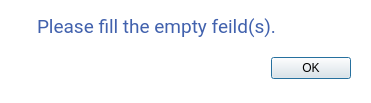
<?xml version="1.0" encoding="UTF-8"?>
<ui version="4.0">
 <class>Dialog</class>
 <widget class="QDialog" name="Dialog">
  <property name="geometry">
   <rect>
    <x>0</x>
    <y>0</y>
    <width>371</width>
    <height>103</height>
   </rect>
  </property>
  <property name="windowTitle">
   <string>Dialog</string>
  </property>
  <property name="windowIcon">
   <iconset resource="nx.qrc">
    <normaloff>:/newPrefix/images/icon.png</normaloff>:/newPrefix/images/icon.png</iconset>
  </property>
  <property name="styleSheet">
   <string notr="true">background-color: rgb(255, 255, 255);</string>
  </property>
  <layout class="QGridLayout" name="gridLayout">
   <property name="leftMargin">
    <number>15</number>
   </property>
   <property name="topMargin">
    <number>15</number>
   </property>
   <item row="1" column="1">
    <widget class="QFrame" name="frame">
     <property name="styleSheet">
      <string notr="true">background:none;</string>
     </property>
     <property name="frameShape">
      <enum>QFrame::NoFrame</enum>
     </property>
     <property name="frameShadow">
      <enum>QFrame::Raised</enum>
     </property>
     <layout class="QHBoxLayout" name="horizontalLayout">
      <item alignment="Qt::AlignRight">
       <widget class="QPushButton" name="ok">
        <property name="text">
         <string>OK</string>
        </property>
       </widget>
      </item>
     </layout>
    </widget>
   </item>
   <item row="0" column="1">
    <widget class="QLabel" name="label">
     <property name="font">
      <font>
       <family>Roboto</family>
       <pointsize>14</pointsize>
       <weight>50</weight>
       <bold>false</bold>
      </font>
     </property>
     <property name="styleSheet">
      <string notr="true">color: rgb(65, 97, 173);
margin-left:5px;</string>
     </property>
     <property name="text">
      <string>Please fill the empty feild(s).</string>
     </property>
    </widget>
   </item>
   <item row="0" column="0">
    <widget class="QLabel" name="label_4">
     <property name="sizePolicy">
      <sizepolicy hsizetype="Fixed" vsizetype="Fixed">
       <horstretch>0</horstretch>
       <verstretch>0</verstretch>
      </sizepolicy>
     </property>
     <property name="text">
      <string/>
     </property>
     <property name="pixmap">
      <pixmap>:/newPrefix/images/i.png</pixmap>
     </property>
    </widget>
   </item>
  </layout>
 </widget>
 <resources>
  <include location="nx.qrc"/>
 </resources>
 <connections/>
</ui>
